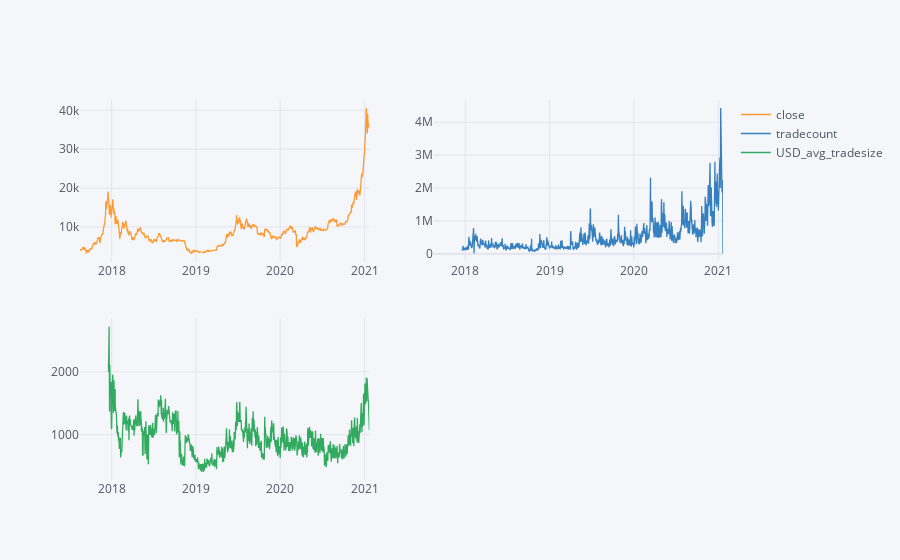

Source (notebook cell):
### Code cell
df_BTC_USD_daily['USD_avg_tradesize'] = df_BTC_USD_daily['Volume USDT'] / df_BTC_USD_daily['tradecount']

df_BTC_close_trades_daily = pd.DataFrame(df_BTC_USD_daily[['close','tradecount','USD_avg_tradesize']])
plyo.iplot(
    df_BTC_close_trades_daily.iplot(asFigure=True,
    subplots=True)
)

### Figure 1 — Plotly figure (JSON) as saved in the notebook; plotly's stock layout.template omitted (floating-point values rounded to 4 significant figures; data arrays with more than 128 entries replaced by an {"elided": "..."} marker saying what was removed)
{"data": [{"line": {"color": "rgba(255, 153, 51, 1.0)", "dash": "solid", "shape": "linear", "width": 1.3}, "mode": "lines", "name": "close", "text": "", "type": "scatter", "x": {"elided": "1255 str values"}, "xaxis": "x", "y": {"elided": "1255 float values"}, "yaxis": "y"}, {"line": {"color": "rgba(55, 128, 191, 1.0)", "dash": "solid", "shape": "linear", "width": 1.3}, "mode": "lines", "name": "tradecount", "text": "", "type": "scatter", "x": {"elided": "1255 str values"}, "xaxis": "x2", "y": {"elided": "1255 mixed values"}, "yaxis": "y2"}, {"line": {"color": "rgba(50, 171, 96, 1.0)", "dash": "solid", "shape": "linear", "width": 1.3}, "mode": "lines", "name": "USD_avg_tradesize", "text": "", "type": "scatter", "x": {"elided": "1255 str values"}, "xaxis": "x3", "y": {"elided": "1255 mixed values"}, "yaxis": "y3"}], "layout": {"legend": {"bgcolor": "#F5F6F9", "font": {"color": "#4D5663"}}, "paper_bgcolor": "#F5F6F9", "plot_bgcolor": "#F5F6F9", "title": {"font": {"color": "#4D5663"}}, "xaxis": {"anchor": "y", "domain": [0, 0.45], "gridcolor": "#E1E5ED", "showgrid": true, "tickfont": {"color": "#4D5663"}, "title": {"font": {"color": "#4D5663"}, "text": ""}, "zerolinecolor": "#E1E5ED"}, "xaxis2": {"anchor": "y2", "domain": [0.55, 1], "gridcolor": "#E1E5ED", "showgrid": true, "tickfont": {"color": "#4D5663"}, "title": {"font": {"color": "#4D5663"}, "text": ""}, "zerolinecolor": "#E1E5ED"}, "xaxis3": {"anchor": "y3", "domain": [0, 0.45], "gridcolor": "#E1E5ED", "showgrid": true, "tickfont": {"color": "#4D5663"}, "title": {"font": {"color": "#4D5663"}, "text": ""}, "zerolinecolor": "#E1E5ED"}, "yaxis": {"anchor": "x", "domain": [0.575, 1], "gridcolor": "#E1E5ED", "showgrid": true, "tickfont": {"color": "#4D5663"}, "title": {"font": {"color": "#4D5663"}, "text": ""}, "zerolinecolor": "#E1E5ED"}, "yaxis2": {"anchor": "x2", "domain": [0.575, 1], "gridcolor": "#E1E5ED", "showgrid": true, "tickfont": {"color": "#4D5663"}, "title": {"font": {"color": "#4D5663"}, "text": ""}, "zerolinecolor": "#E1E5ED"}, "yaxis3": {"anchor": "x3", "domain": [0, 0.425], "gridcolor": "#E1E5ED", "showgrid": true, "tickfont": {"color": "#4D5663"}, "title": {"font": {"color": "#4D5663"}, "text": ""}, "zerolinecolor": "#E1E5ED"}}}
